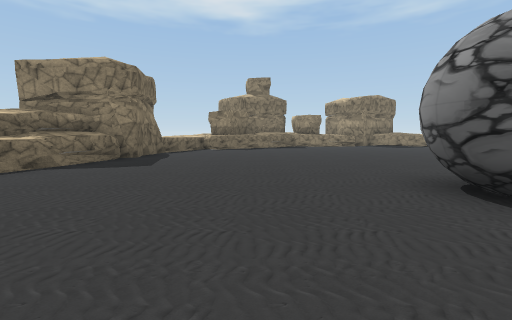
View 1 (above)

24 first-person views from a walk through a Unity game level. The camera is 1.3 m above the floor, tilts 6° down and sees 90° across. The floor is counted in squares, 2 m on a side. Each view is taken from the middle of a square. On the plan, view 1 faces up. The plan holds only what a view shows up to about 9 squares ahead; the rest is blank. The place goes on beyond the plan. The player is left out. Some surface patterns are stand-ins.

View 2
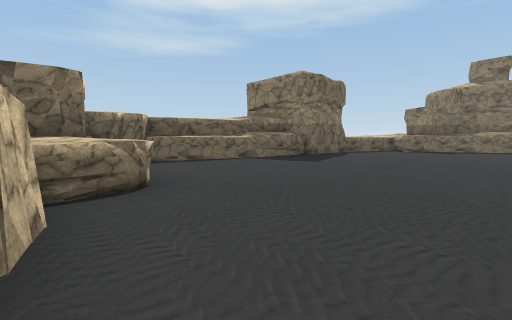

View 3
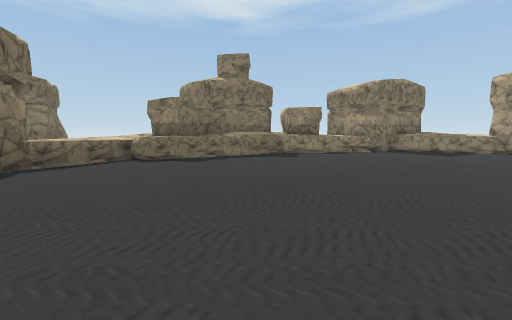

View 4
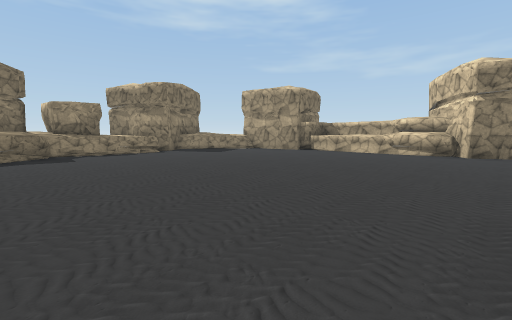

View 5
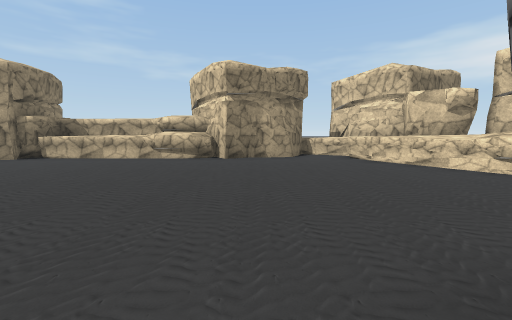

View 6
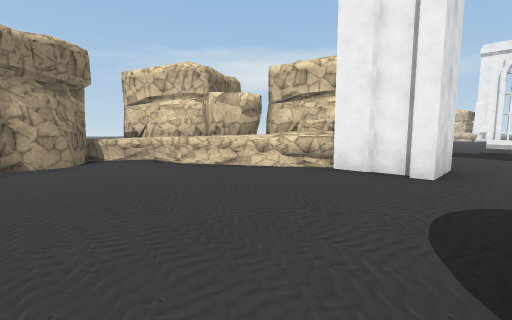

View 7
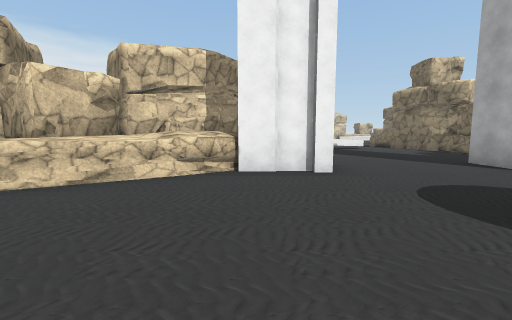

View 8
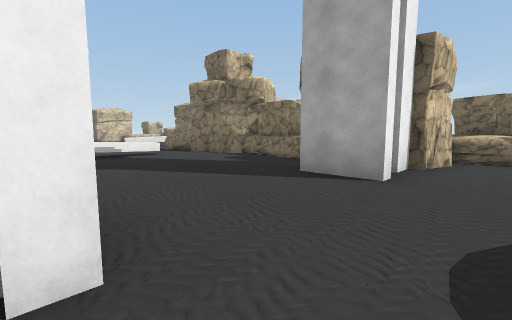

View 9
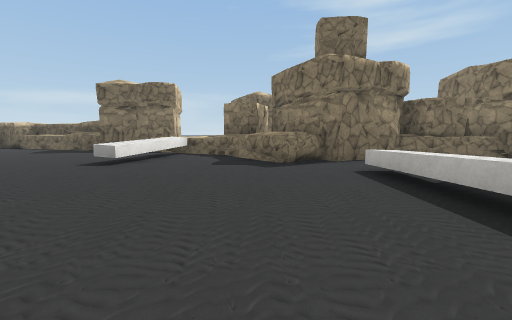

View 10
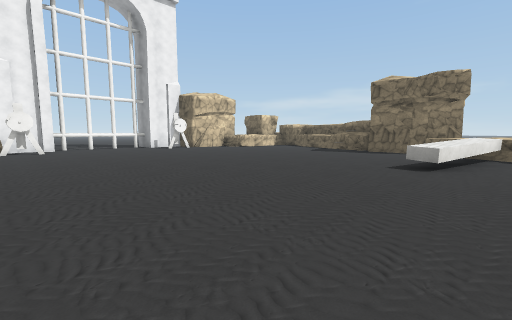

View 11
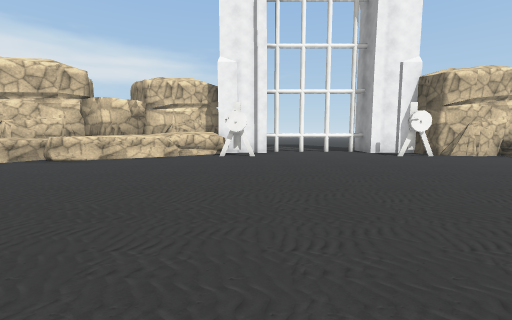

View 12
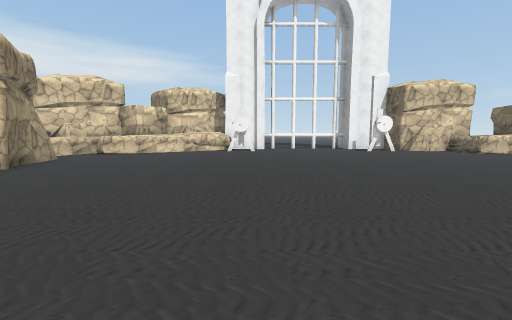

View 13
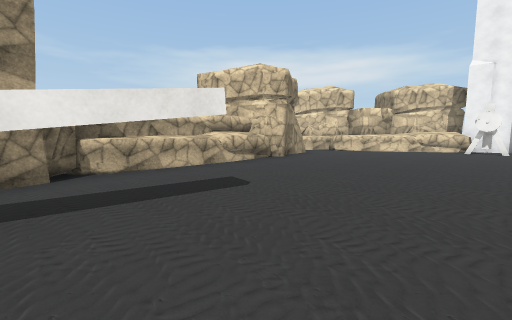

View 14
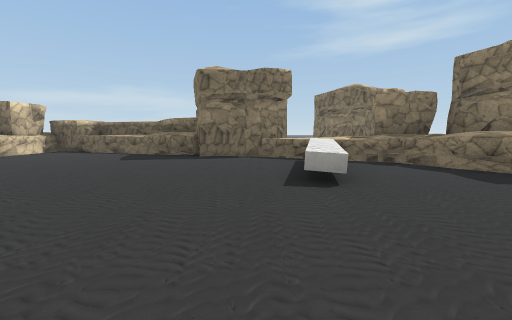

View 15
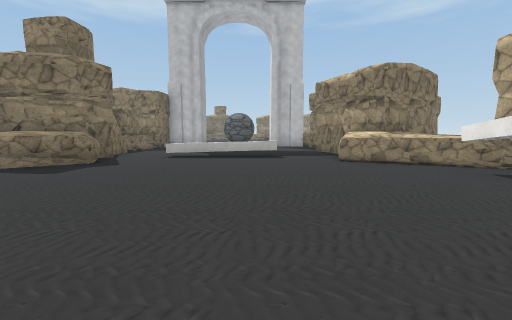

View 16
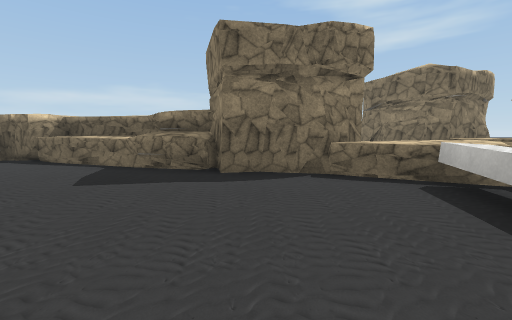

View 17
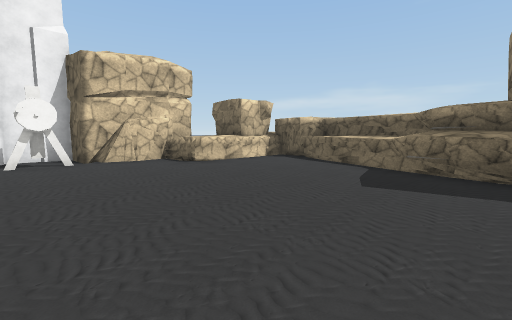

View 18
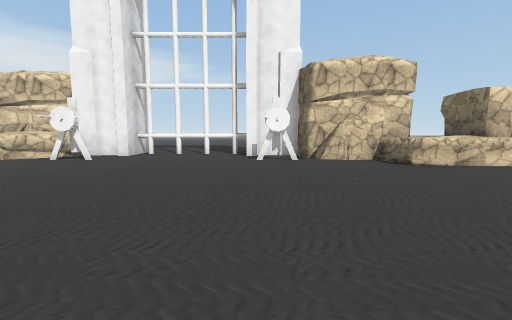

View 19
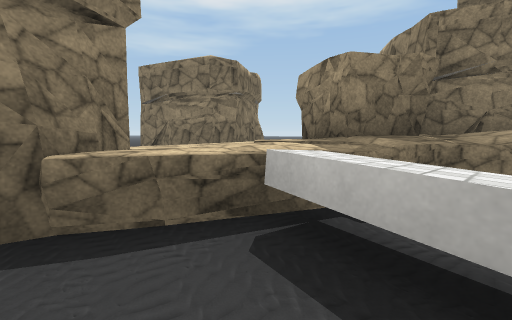

View 20
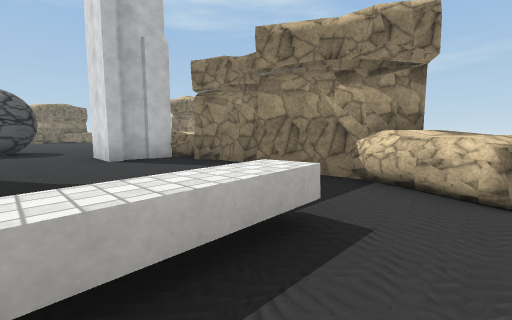

View 21
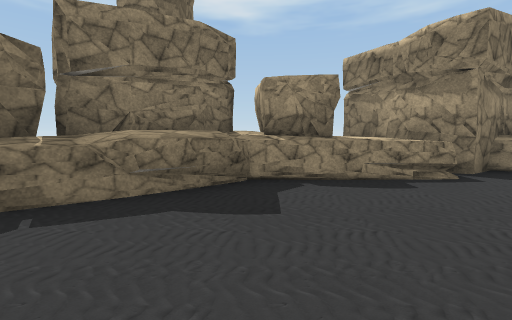

View 22
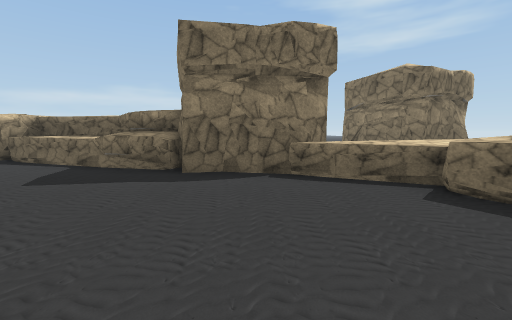

View 23
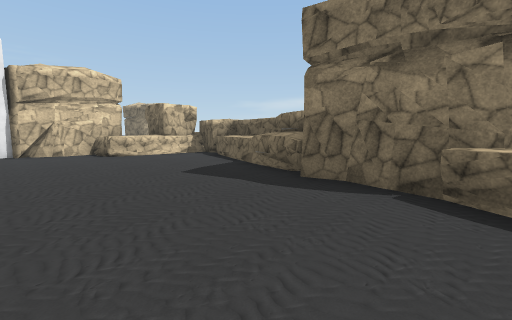

View 24
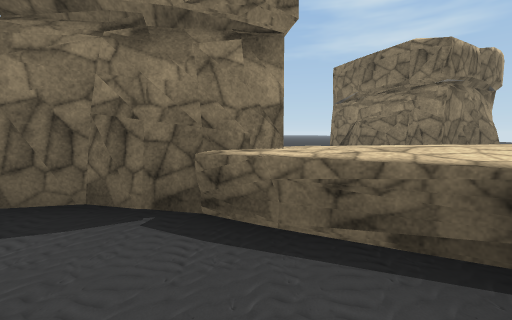

### Floor plan
Key: @ floor where view 1 was taken; # wall or solid block; x gap in a wall; . floor; ^ raised ledge; O other object.
Columns run from 7 left of view 1 to 12 right of it. Each row starts with its distance up from view 1.
 15            ##
 14 ##     O^OO^##^
 13 ##    #^^^O^#.^^O
 12 ##   OO^^.......#
 11 #  ^^OO^........O OO
 10    ^^^........... O
  9    #O............#
  8    OO............#
  7    OO............#
  6    #.............#
  5   #^.............#
  4   #..............#
  3  ##......##......##
  2  OO.......#......#^
  1  OOO^^..........^^^^
  0   OOO#O@......^^O^
 -1      OO##...##^^O
 -2        .......###
 -3     OOO.......#
 -4      OO.......#
 -5      ^#.......#
 -6       #.......####
 -7 ##    ##.^^^..^^
 -8 ##   ^^^.....^^^
 -9 ##  OO^^.......^O
-10 #   OO.........#
-11    ^^^.........#O
-12    ^^^^^......#..#
-13    OO............#
-14    OO............#
-15    #.............#
-16   #^.............#
-17   #^.............#
-18   #..............#
-19  O#...............^
-20  O#^^^..........^^^^
-21   OO^^.#.....#.^O^^
-22    ^#OOO.....^^^O
-23        ###x###^##
-24          ...#

Where each view was taken, in squares from view 1:
view 1: 0 up, 0 right, facing up
view 2: 0 up, 1 right, facing up-left
view 3: 4 up, 1 right, facing up
view 4: 4 up, 1 right, facing up-right
view 5: 4 up, 3 right, facing right
view 6: 4 up, 4 right, facing down-right
view 7: 4 up, 6 right, facing down
view 8: 1 up, 5 right, facing down-left
view 9: 9 down, 6 right, facing left
view 10: 11 down, 6 right, facing down-left
view 11: 14 down, 5 right, facing down
view 12: 12 down, 5 right, facing down
view 13: 11 down, 5 right, facing down-right
view 14: 13 down, 4 right, facing left
view 15: 14 down, 4 right, facing up
view 16: 14 down, 1 right, facing left
view 17: 15 down, 1 right, facing down-left
view 18: 15 down, 1 right, facing down
view 19: 13 down, 1 left, facing up-left
view 20: 8 down, 3 right, facing up-right
view 21: 9 up, 2 right, facing up
view 22: 8 up, 1 right, facing left
view 23: 9 up, 0 right, facing down-left
view 24: 9 up, 1 left, facing left
